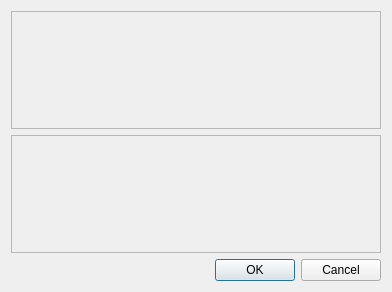
<?xml version="1.0" encoding="UTF-8"?>
<ui version="4.0">
 <class>SimParams</class>
 <widget class="QDialog" name="SimParams">
  <property name="geometry">
   <rect>
    <x>0</x>
    <y>0</y>
    <width>392</width>
    <height>292</height>
   </rect>
  </property>
  <property name="windowTitle">
   <string>Dialog</string>
  </property>
  <layout class="QVBoxLayout" name="verticalLayout">
   <item>
    <widget class="QFrame" name="frame_2">
     <property name="frameShape">
      <enum>QFrame::StyledPanel</enum>
     </property>
     <property name="frameShadow">
      <enum>QFrame::Raised</enum>
     </property>
    </widget>
   </item>
   <item>
    <widget class="QFrame" name="frame">
     <property name="frameShape">
      <enum>QFrame::StyledPanel</enum>
     </property>
     <property name="frameShadow">
      <enum>QFrame::Raised</enum>
     </property>
    </widget>
   </item>
   <item>
    <widget class="QDialogButtonBox" name="buttonBox">
     <property name="orientation">
      <enum>Qt::Horizontal</enum>
     </property>
     <property name="standardButtons">
      <set>QDialogButtonBox::Cancel|QDialogButtonBox::Ok</set>
     </property>
    </widget>
   </item>
  </layout>
 </widget>
 <resources/>
 <connections>
  <connection>
   <sender>buttonBox</sender>
   <signal>accepted()</signal>
   <receiver>SimParams</receiver>
   <slot>accept()</slot>
   <hints>
    <hint type="sourcelabel">
     <x>248</x>
     <y>254</y>
    </hint>
    <hint type="destinationlabel">
     <x>157</x>
     <y>274</y>
    </hint>
   </hints>
  </connection>
  <connection>
   <sender>buttonBox</sender>
   <signal>rejected()</signal>
   <receiver>SimParams</receiver>
   <slot>reject()</slot>
   <hints>
    <hint type="sourcelabel">
     <x>316</x>
     <y>260</y>
    </hint>
    <hint type="destinationlabel">
     <x>286</x>
     <y>274</y>
    </hint>
   </hints>
  </connection>
 </connections>
</ui>
